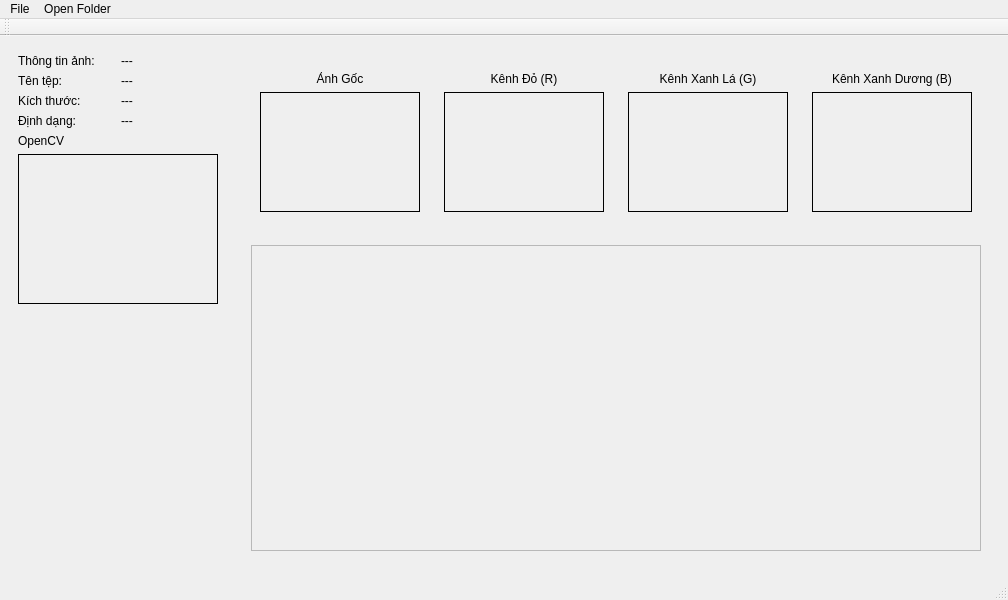
<?xml version="1.0" encoding="UTF-8"?>
<ui version="4.0">
 <class>MainWindow</class>
 <widget class="QMainWindow" name="MainWindow">
  <property name="geometry">
   <rect>
    <x>0</x>
    <y>0</y>
    <width>1008</width>
    <height>600</height>
   </rect>
  </property>
  <property name="windowTitle">
   <string>MainWindow</string>
  </property>
  <widget class="QWidget" name="centralwidget">
   <layout class="QHBoxLayout" name="horizontalLayout">
    <item>
     <widget class="QWidget" name="cotTrai" native="true">
      <property name="maximumSize">
       <size>
        <width>250</width>
        <height>16777215</height>
       </size>
      </property>
      <layout class="QVBoxLayout" name="verticalLayout">
       <item>
        <layout class="QHBoxLayout" name="layoutInfoImage">
         <item>
          <widget class="QLabel" name="label">
           <property name="text">
            <string>Thông tin ảnh:</string>
           </property>
          </widget>
         </item>
         <item>
          <widget class="QLabel" name="lblInfoAnh">
           <property name="text">
            <string>---</string>
           </property>
          </widget>
         </item>
        </layout>
       </item>
       <item>
        <layout class="QHBoxLayout" name="layoutFileName">
         <item>
          <widget class="QLabel" name="label_2">
           <property name="text">
            <string>Tên tệp:</string>
           </property>
          </widget>
         </item>
         <item>
          <widget class="QLabel" name="lblTenTep">
           <property name="text">
            <string>---</string>
           </property>
          </widget>
         </item>
        </layout>
       </item>
       <item>
        <layout class="QHBoxLayout" name="layoutSize">
         <item>
          <widget class="QLabel" name="label_3">
           <property name="text">
            <string>Kích thước:</string>
           </property>
          </widget>
         </item>
         <item>
          <widget class="QLabel" name="lblKichThuoc">
           <property name="text">
            <string>---</string>
           </property>
          </widget>
         </item>
        </layout>
       </item>
       <item>
        <layout class="QHBoxLayout" name="layoutFormat">
         <item>
          <widget class="QLabel" name="label_4">
           <property name="text">
            <string>Định dạng:</string>
           </property>
          </widget>
         </item>
         <item>
          <widget class="QLabel" name="lblDinhDang">
           <property name="text">
            <string>---</string>
           </property>
          </widget>
         </item>
        </layout>
       </item>
       <item>
        <widget class="QLabel" name="label_5">
         <property name="text">
          <string>OpenCV</string>
         </property>
        </widget>
       </item>
       <item>
        <widget class="QLabel" name="lblMainImage">
         <property name="minimumSize">
          <size>
           <width>200</width>
           <height>150</height>
          </size>
         </property>
         <property name="frameShape">
          <enum>QFrame::Box</enum>
         </property>
         <property name="text">
          <string/>
         </property>
         <property name="scaledContents">
          <bool>true</bool>
         </property>
        </widget>
       </item>
       <item>
        <spacer name="verticalSpacer">
         <property name="orientation">
          <enum>Qt::Vertical</enum>
         </property>
         <property name="sizeHint" stdset="0">
          <size>
           <width>20</width>
           <height>40</height>
          </size>
         </property>
        </spacer>
       </item>
      </layout>
     </widget>
    </item>
    <item>
     <widget class="QWidget" name="cotPhai" native="true">
      <layout class="QVBoxLayout" name="verticalLayout_2">
       <item>
        <widget class="QWidget" name="tangTren" native="true">
         <property name="maximumSize">
          <size>
           <width>16777215</width>
           <height>200</height>
          </size>
         </property>
         <layout class="QHBoxLayout" name="horizontalLayout_2">
          <item>
           <widget class="QWidget" name="anhgoc" native="true">
            <layout class="QVBoxLayout" name="verticalLayout_3">
             <item>
              <widget class="QLabel" name="label_7">
               <property name="text">
                <string>Ảnh Gốc</string>
               </property>
               <property name="alignment">
                <set>Qt::AlignCenter</set>
               </property>
              </widget>
             </item>
             <item>
              <widget class="QLabel" name="lblThumbOriginal">
               <property name="minimumSize">
                <size>
                 <width>160</width>
                 <height>120</height>
                </size>
               </property>
               <property name="frameShape">
                <enum>QFrame::Box</enum>
               </property>
               <property name="text">
                <string/>
               </property>
               <property name="scaledContents">
                <bool>true</bool>
               </property>
              </widget>
             </item>
            </layout>
           </widget>
          </item>
          <item>
           <widget class="QWidget" name="Red" native="true">
            <layout class="QVBoxLayout" name="verticalLayout_4">
             <item>
              <widget class="QLabel" name="label_10">
               <property name="text">
                <string>Kênh Đỏ (R)</string>
               </property>
               <property name="alignment">
                <set>Qt::AlignCenter</set>
               </property>
              </widget>
             </item>
             <item>
              <widget class="QLabel" name="lblThumbRed">
               <property name="minimumSize">
                <size>
                 <width>160</width>
                 <height>120</height>
                </size>
               </property>
               <property name="frameShape">
                <enum>QFrame::Box</enum>
               </property>
               <property name="text">
                <string/>
               </property>
               <property name="scaledContents">
                <bool>true</bool>
               </property>
              </widget>
             </item>
            </layout>
           </widget>
          </item>
          <item>
           <widget class="QWidget" name="Green" native="true">
            <layout class="QVBoxLayout" name="verticalLayout_6">
             <item>
              <widget class="QLabel" name="label_13">
               <property name="text">
                <string>Kênh Xanh Lá (G)</string>
               </property>
               <property name="alignment">
                <set>Qt::AlignCenter</set>
               </property>
              </widget>
             </item>
             <item>
              <widget class="QLabel" name="lblThumbGreen">
               <property name="minimumSize">
                <size>
                 <width>160</width>
                 <height>120</height>
                </size>
               </property>
               <property name="frameShape">
                <enum>QFrame::Box</enum>
               </property>
               <property name="text">
                <string/>
               </property>
               <property name="scaledContents">
                <bool>true</bool>
               </property>
              </widget>
             </item>
            </layout>
           </widget>
          </item>
          <item>
           <widget class="QWidget" name="Blue" native="true">
            <layout class="QVBoxLayout" name="verticalLayout_5">
             <item>
              <widget class="QLabel" name="label_11">
               <property name="text">
                <string>Kênh Xanh Dương (B)</string>
               </property>
               <property name="alignment">
                <set>Qt::AlignCenter</set>
               </property>
              </widget>
             </item>
             <item>
              <widget class="QLabel" name="lblThumbBlue">
               <property name="minimumSize">
                <size>
                 <width>160</width>
                 <height>120</height>
                </size>
               </property>
               <property name="frameShape">
                <enum>QFrame::Box</enum>
               </property>
               <property name="text">
                <string/>
               </property>
               <property name="scaledContents">
                <bool>true</bool>
               </property>
              </widget>
             </item>
            </layout>
           </widget>
          </item>
         </layout>
        </widget>
       </item>
       <item>
        <widget class="QWidget" name="tangDuoi" native="true">
         <layout class="QHBoxLayout" name="horizontalLayout_3">
          <item>
           <widget class="QScrollArea" name="scrollArea">
            <property name="widgetResizable">
             <bool>true</bool>
            </property>
            <widget class="QWidget" name="scrollAreaWidgetContents">
             <property name="geometry">
              <rect>
               <x>0</x>
               <y>0</y>
               <width>728</width>
               <height>287</height>
              </rect>
             </property>
             <widget class="QLabel" name="label_15">
              <property name="geometry">
               <rect>
                <x>0</x>
                <y>0</y>
                <width>721</width>
                <height>281</height>
               </rect>
              </property>
              <property name="text">
               <string/>
              </property>
             </widget>
            </widget>
           </widget>
          </item>
         </layout>
        </widget>
       </item>
      </layout>
     </widget>
    </item>
   </layout>
  </widget>
  <widget class="QStatusBar" name="statusbar"/>
  <widget class="QMenuBar" name="menubar">
   <property name="geometry">
    <rect>
     <x>0</x>
     <y>0</y>
     <width>1008</width>
     <height>26</height>
    </rect>
   </property>
   <widget class="QMenu" name="menuFile">
    <property name="title">
     <string>File</string>
    </property>
   </widget>
   <widget class="QMenu" name="menuOpen_Folder">
    <property name="title">
     <string>Open Folder</string>
    </property>
    <addaction name="actionOpenImage"/>
   </widget>
   <addaction name="menuFile"/>
   <addaction name="menuOpen_Folder"/>
  </widget>
  <widget class="QToolBar" name="toolBar">
   <property name="windowTitle">
    <string>toolBar</string>
   </property>
   <attribute name="toolBarArea">
    <enum>TopToolBarArea</enum>
   </attribute>
   <attribute name="toolBarBreak">
    <bool>false</bool>
   </attribute>
  </widget>
  <action name="actionOpenImage">
   <property name="text">
    <string>OpenImage</string>
   </property>
  </action>
 </widget>
 <resources/>
 <connections/>
</ui>
